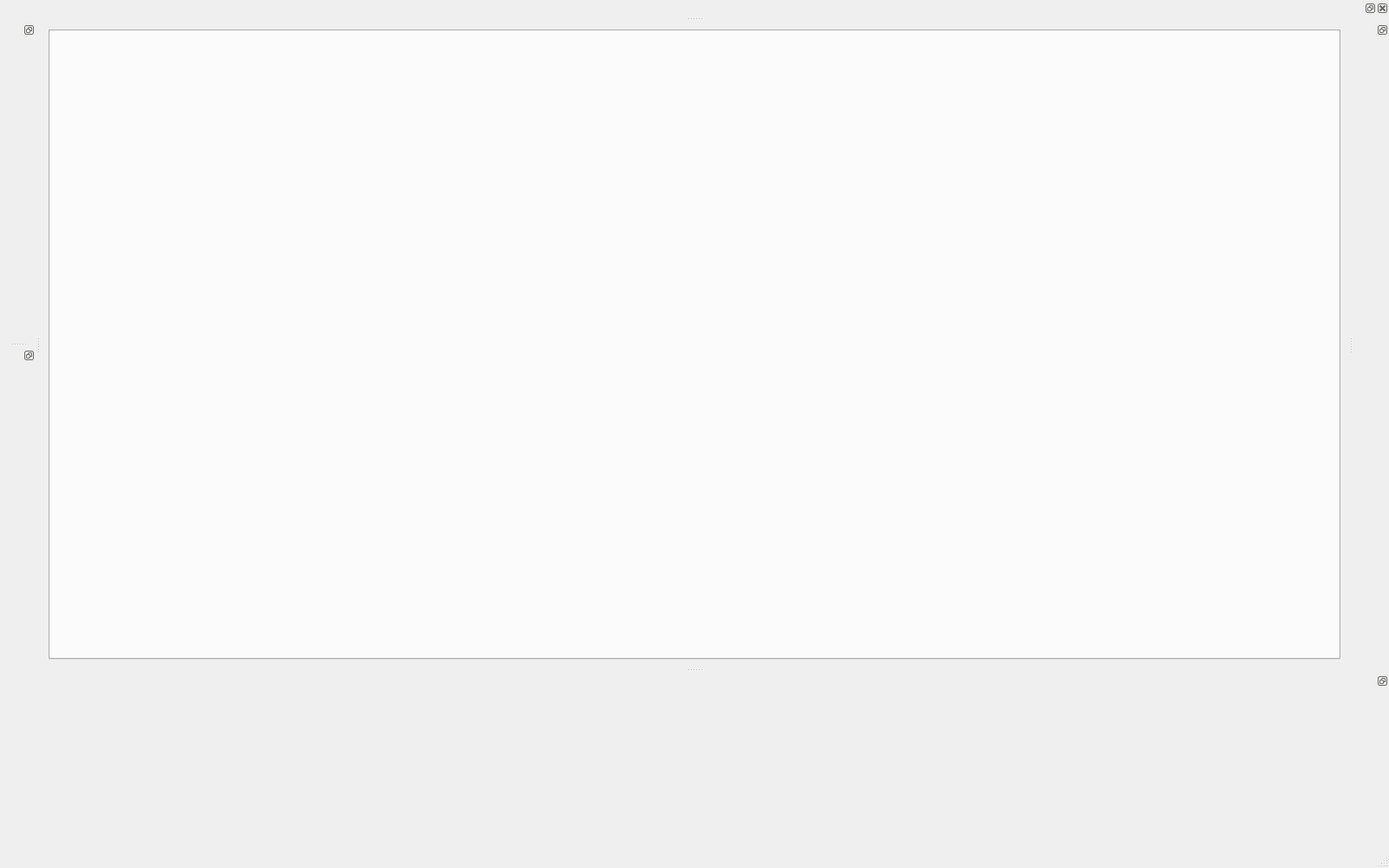
<?xml version="1.0" encoding="UTF-8"?>
<ui version="4.0">
 <class>MainWindow</class>
 <widget class="QMainWindow" name="MainWindow">
  <property name="geometry">
   <rect>
    <x>0</x>
    <y>0</y>
    <width>1600</width>
    <height>1000</height>
   </rect>
  </property>
  <property name="windowTitle">
   <string>PIRANA</string>
  </property>
  <widget class="QWidget" name="centralwidget">
   <layout class="QGridLayout" name="gridLayout">
    <item row="0" column="0">
     <widget class="PlotsGUI" name="tabWidget_Plots"/>
    </item>
   </layout>
  </widget>
  <widget class="QMenuBar" name="menubar">
   <property name="geometry">
    <rect>
     <x>0</x>
     <y>0</y>
     <width>1600</width>
     <height>26</height>
    </rect>
   </property>
  </widget>
  <widget class="QStatusBar" name="statusbar"/>
  <widget class="DataSelectorGUI" name="dockWidget_DataSelector">
   <property name="features">
    <set>QDockWidget::DockWidgetFloatable|QDockWidget::DockWidgetMovable</set>
   </property>
   <property name="allowedAreas">
    <set>Qt::LeftDockWidgetArea|Qt::RightDockWidgetArea</set>
   </property>
   <attribute name="dockWidgetArea">
    <number>1</number>
   </attribute>
   <widget class="QWidget" name="dockWidgetContents"/>
  </widget>
  <widget class="ParametersGUI" name="dockWidget_Parameters">
   <property name="features">
    <set>QDockWidget::DockWidgetFloatable|QDockWidget::DockWidgetMovable</set>
   </property>
   <property name="allowedAreas">
    <set>Qt::LeftDockWidgetArea|Qt::RightDockWidgetArea</set>
   </property>
   <attribute name="dockWidgetArea">
    <number>1</number>
   </attribute>
   <widget class="QWidget" name="dockWidgetContents_2"/>
  </widget>
  <widget class="AnalysisGUI" name="dockWidget_Analysis">
   <property name="minimumSize">
    <size>
     <width>1000</width>
     <height>203</height>
    </size>
   </property>
   <property name="features">
    <set>QDockWidget::DockWidgetFloatable|QDockWidget::DockWidgetMovable</set>
   </property>
   <property name="allowedAreas">
    <set>Qt::BottomDockWidgetArea|Qt::TopDockWidgetArea</set>
   </property>
   <attribute name="dockWidgetArea">
    <number>8</number>
   </attribute>
   <widget class="QWidget" name="dockWidgetContents_3"/>
  </widget>
  <widget class="MassTabSelectorGUI" name="dockWidget_MassTabSelector">
   <property name="features">
    <set>QDockWidget::DockWidgetFloatable|QDockWidget::DockWidgetMovable</set>
   </property>
   <property name="allowedAreas">
    <set>Qt::LeftDockWidgetArea|Qt::RightDockWidgetArea</set>
   </property>
   <attribute name="dockWidgetArea">
    <number>2</number>
   </attribute>
   <widget class="QWidget" name="dockWidgetContents_4"/>
  </widget>
  <widget class="MassTabViewerGUI" name="dockWidget_MassTabViewer">
   <property name="allowedAreas">
    <set>Qt::BottomDockWidgetArea|Qt::TopDockWidgetArea</set>
   </property>
   <attribute name="dockWidgetArea">
    <number>4</number>
   </attribute>
   <widget class="QWidget" name="dockWidgetContents_5"/>
  </widget>
 </widget>
 <customwidgets>
  <customwidget>
   <class>DataSelectorGUI</class>
   <extends>QDockWidget</extends>
   <header>gui/data_selector</header>
   <container>1</container>
  </customwidget>
  <customwidget>
   <class>ParametersGUI</class>
   <extends>QDockWidget</extends>
   <header>gui/parameters</header>
   <container>1</container>
  </customwidget>
  <customwidget>
   <class>AnalysisGUI</class>
   <extends>QDockWidget</extends>
   <header>gui/analysis</header>
   <container>1</container>
  </customwidget>
  <customwidget>
   <class>PlotsGUI</class>
   <extends>QTabWidget</extends>
   <header>gui/plots</header>
   <container>1</container>
  </customwidget>
  <customwidget>
   <class>MassTabSelectorGUI</class>
   <extends>QDockWidget</extends>
   <header>gui/masstab_selector</header>
   <container>1</container>
  </customwidget>
  <customwidget>
   <class>MassTabViewerGUI</class>
   <extends>QDockWidget</extends>
   <header location="global">gui/masstab_viewer</header>
   <container>1</container>
  </customwidget>
 </customwidgets>
 <resources/>
 <connections/>
</ui>
